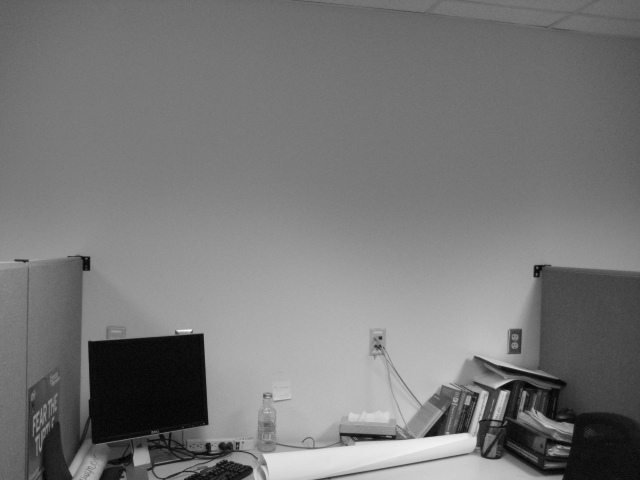
#> input picture images/UMD_003.jpg, 640 x 480 px; its folder holds only this picture in this run
$ python haar_cascade_create.py
#> lines starting #> are read from the running program, lines starting #| are printed output that depends on the picture
# Python 2/3 uyumluluk
from __future__ import print_function
import cv2
import numpy as np
import os

# Dataset'i klasörden çekilip, belirli bir düzen üzerine başka bir dosyaya kaydediliyor.
# Örnek kaydetme: neg/1.jpg
def storeImages():
    if not os.path.exists('neg'):
        os.makedirs('neg')

    pictureNumber = 1
    # /home/mert/Downloads/DataSets/1524400000
    for fileType in ['images']:
        for image in os.listdir(fileType):
            try:
                print("Image: "+str(pictureNumber))
                # Resim okunup, siyah beyaz yapılıyor
                image = cv2.imread(str(fileType) + '/' + str(image), cv2.IMREAD_GRAYSCALE)
#> image is the input picture: shape (480, 640); min 0, max 251, mean 119.5
                # Resim yeniden boyutlandırılıyor.
                resizeImage = cv2.resize(image, (100, 100))
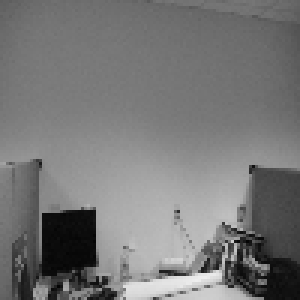
#> resizeImage: shape (100, 100) (shown 3 times larger); min 4, max 238, mean 119.3
                # Örnek kaydetme: neg/1.jpg
                # Resim yeni rengi ve boyutu ile tekrardan dosyaya kaydediliyor.
                cv2.imwrite("neg/"+ str(pictureNumber)+ '.jpg',resizeImage)
                pictureNumber += 1

            except Exception as e:
                print(str(e))

def find_crash_image():
    for file_type in ['neg']:
        for image in os.listdir(file_type):
#> (the run stopped early here; a loop or call above may not have finished)

$ run again, on images/UMD_051.jpg
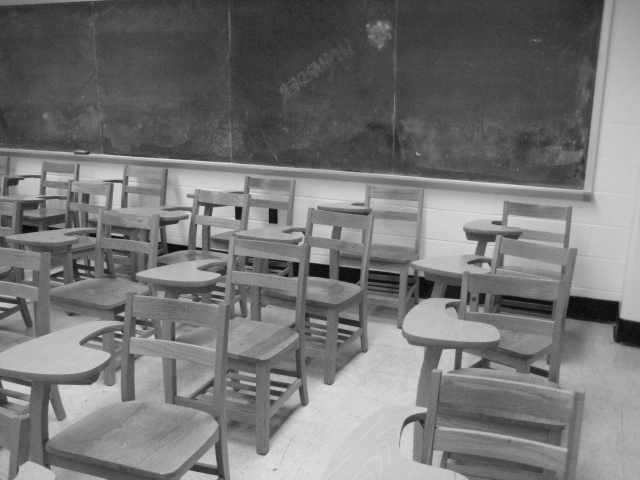
#> input picture images/UMD_051.jpg, 640 x 480 px
#> in storeImages, image is the input picture: shape (480, 640); min 6, max 228, mean 117.7
#> in storeImages, `resizeImage = cv2.resize(image, (100, 100))`:
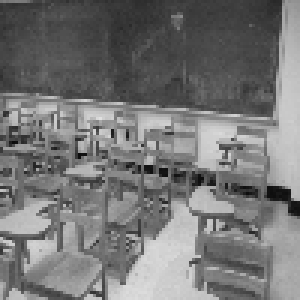
#> resizeImage: shape (100, 100) (shown 3 times larger); min 10, max 224, mean 117.8

$ run again, on images/neg-0003.jpg
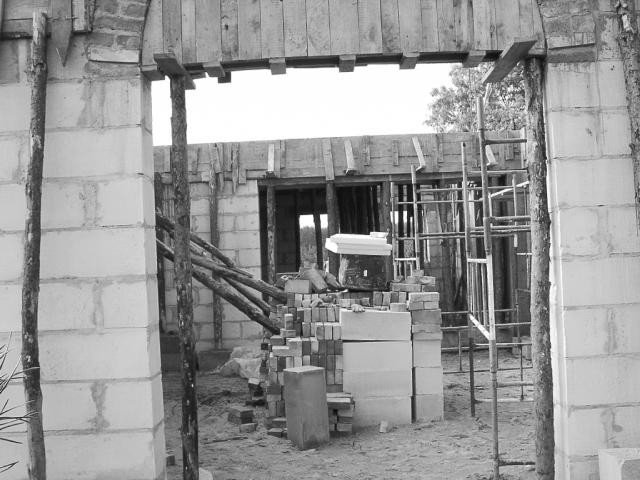
#> input picture images/neg-0003.jpg, 640 x 480 px
#> in storeImages, image is the input picture: shape (480, 640); min 6, max 255, mean 151.3
#> in storeImages, `resizeImage = cv2.resize(image, (100, 100))`:
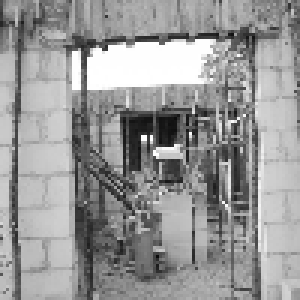
#> resizeImage: shape (100, 100) (shown 3 times larger); min 11, max 255, mean 151.3

$ run again, on images/neg-0009.jpg
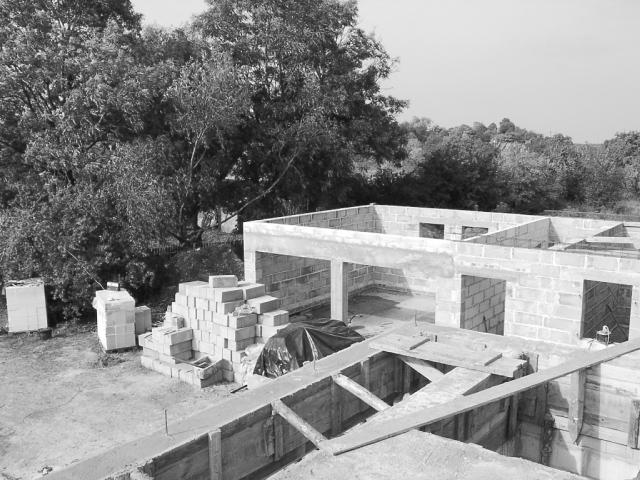
#> input picture images/neg-0009.jpg, 640 x 480 px
#> in storeImages, image is the input picture: shape (480, 640); min 0, max 255, mean 142.5
#> in storeImages, `resizeImage = cv2.resize(image, (100, 100))`:
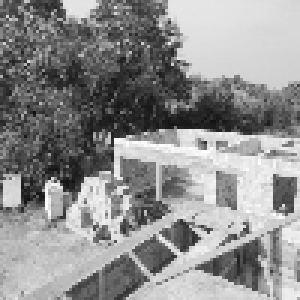
#> resizeImage: shape (100, 100) (shown 3 times larger); min 16, max 254, mean 142.3

$ run again, on images/UMD_005.jpg
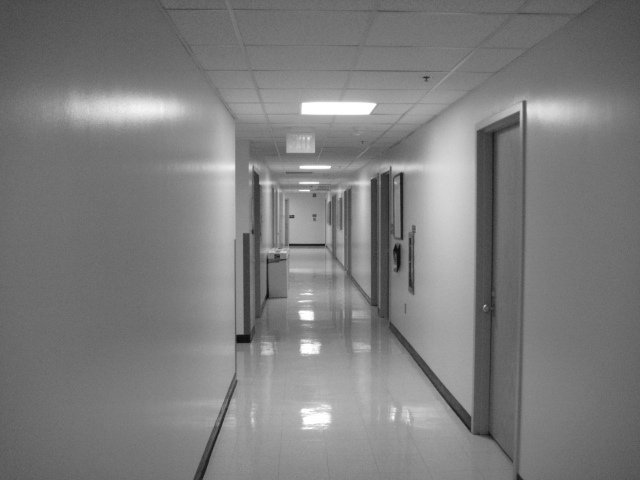
#> input picture images/UMD_005.jpg, 640 x 480 px
#> in storeImages, image is the input picture: shape (480, 640); min 9, max 255, mean 125.1
#> in storeImages, `resizeImage = cv2.resize(image, (100, 100))`:
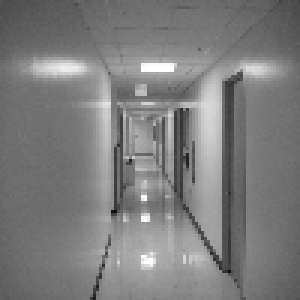
#> resizeImage: shape (100, 100) (shown 3 times larger); min 13, max 255, mean 125.2
